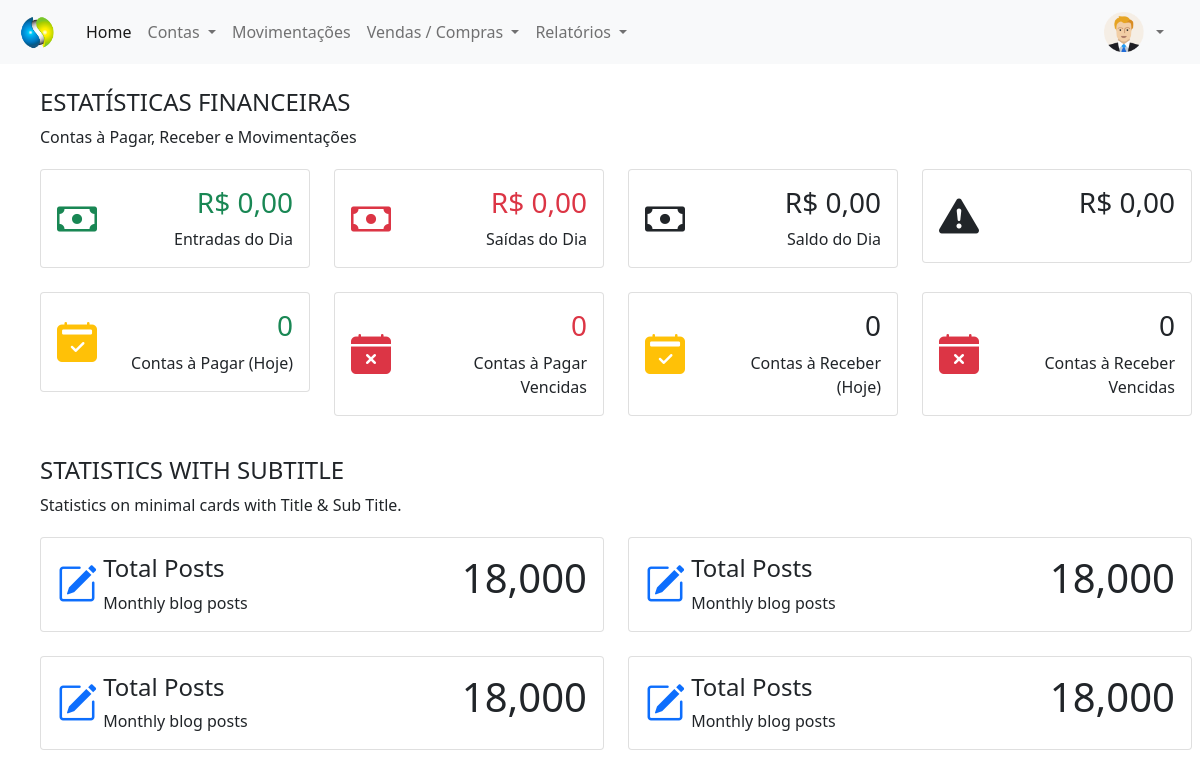
The page /painel-tesoureiro/index.php (signed in) on the database as committed earlier.
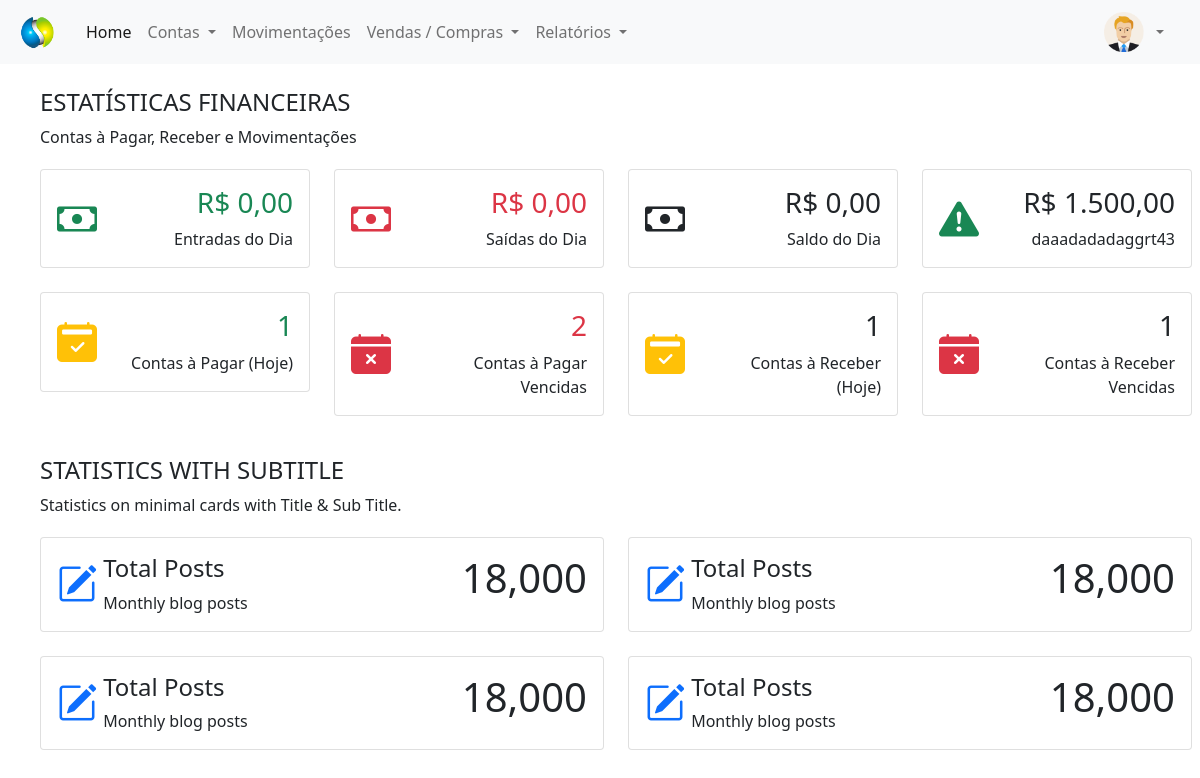
The same page on the database as committed later.
### tables this page shows
CREATE TABLE `movimentacoes` (
  `id` int(11) NOT NULL,
  `tipo` varchar(15) NOT NULL,
  `descricao` varchar(50) NOT NULL,
  `valor` decimal(8,2) NOT NULL,
  `usuario` int(11) NOT NULL,
  `data` date NOT NULL,
  `id_mov` int(11) NOT NULL
);

### painel-tesoureiro/home.php (the view, shortened to what the changed rows need)
<?php
require_once('../conexao.php');
$entradas = 0;
$saidas = 0;
$saldo = 0;
$query3 = $pdo->query("SELECT * FROM movimentacoes order by id desc limit 1");
$res3 = $query3->fetchAll(PDO::FETCH_ASSOC);
$valorMov = $res3[0]['valor'];
$descricaoMov = $res3[0]['descricao'];
$valorMov = number_format($valorMov, 2, ',', '.');
if ($res3[0]['tipo'] == 'Entrada') {
	$classeMov = 'text-success';
} else if ($res3[0]['tipo'] == 'Saída') {
	$classeMov = 'text-danger';
}
$query = $pdo->query("SELECT * FROM contas_pagar where vencimento = curDate() and pago != 'Sim'");
$res = $query->fetchAll(PDO::FETCH_ASSOC);
$contas_pagar_hoje = @count($res);
$query = $pdo->query("SELECT * FROM contas_pagar where vencimento < curDate() and pago != 'Sim'");
$res = $query->fetchAll(PDO::FETCH_ASSOC);
$contas_pagar_vencidas = @count($res);
$query = $pdo->query("SELECT * FROM contas_receber where vencimento = curDate() and pago != 'Sim'");
$res = $query->fetchAll(PDO::FETCH_ASSOC);
$contas_receber_hoje = @count($res);
$query = $pdo->query("SELECT * FROM contas_receber where vencimento < curDate() and pago != 'Sim'");
$res = $query->fetchAll(PDO::FETCH_ASSOC);
$contas_receber_vencidas = @count($res);
?>
<div class="container-fluid">
	<section id="minimal-statistics">
		<div class="row">
			<div class="col-12 mt-3 mb-1">
				<h4 class="text-uppercase">Estatísticas Financeiras</h4>
				<p>Contas à Pagar, Receber e Movimentações</p>
			</div>
		</div>
		<div class="row mb-4">
			<div class="col-xl-3 col-sm-6 col-12">
				<div class="card">
					<div class="card-content">
						<div class="card-body">
							<div class="row">
								<div class="align-self-center col-3">
									<i class="bi-cash text-success fs-1 float-start"></i>
								</div>
								<div class="col-9 text-end">
									<h3><span class="text-success">R$ <?php echo @number_format($entradas, 2, ',', '.') ?> </span></h3>
									<span>Entradas do Dia</span>
								</div>
							</div>
						</div>
					</div>
				</div>
			</div>
			<div class="col-xl-3 col-sm-6 col-12">
				<div class="card">
					<div class="card-content">
						<div class="card-body">
							<div class="row">
								<div class="align-self-center col-3">
									<i class="bi-cash text-danger fs-1 float-start"></i>
								</div>
								<div class="col-9 text-end">
									<h3><span class="text-danger">R$ <?php echo @number_format($saidas, 2, ',', '.') ?></span></h3>
									<span>Saídas do Dia</span>
								</div>
							</div>
						</div>
					</div>
				</div>
			</div>
			<div class="col-xl-3 col-sm-6 col-12">
				<div class="card">
					<div class="card-content">
						<div class="card-body">
							<div class="row">
								<div class="align-self-center col-3">
									<i class="bi-cash <?php echo $classeSaldo ?> fs-1 float-start"></i>
								</div>
								<div class="col-9 text-end">
									<h3><span class="<?php echo $classeSaldo ?>">R$ <?php echo @number_format($saldo, 2, ',', '.') ?> </span></h3>
									<span>Saldo do Dia</span>
								</div>
							</div>
						</div>
					</div>
				</div>
			</div>
			<div class="col-xl-3 col-sm-6 col-12">
				<div class="card">
					<div class="card-content">
						<div class="card-body">
							<div class="row">
								<div class="align-self-center col-3">
									<i class="bi bi-exclamation-triangle-fill <?php echo @$classeMov ?> fs-1 float-start"></i>
								</div>
								<div class="col-9 text-end">
									<h3>R$ <?php echo @$valorMov ?></h3>
									<span><?php echo @$descricaoMov ?></span>
								</div>
							</div>
						</div>
					</div>
				</div>
			</div>
		</div>
		<div class="row mb-4">
			<div class="col-xl-3 col-sm-6 col-12">
				<div class="card">
					<div class="card-content">
						<div class="card-body">
							<div class="row">
								<div class="align-self-center col-3">
									<i class="bi bi-calendar2-check-fill text-warning fs-1 float-start"></i>
								</div>
								<div class="col-9 text-end">
									<h3><span class="text-success"><?php echo @$contas_pagar_hoje ?> </span></h3>
									<span>Contas à Pagar (Hoje)</span>
								</div>
							</div>
						</div>
					</div>
				</div>
			</div>
			<div class="col-xl-3 col-sm-6 col-12">
				<div class="card">
					<div class="card-content">
						<div class="card-body">
							<div class="row">
								<div class="align-self-center col-3">
									<i class="bi bi-calendar-x-fill text-danger fs-1 float-start"></i>
								</div>
								<div class="col-9 text-end">
									<h3><span class="text-danger"><?php echo @$contas_pagar_vencidas ?></span></h3>
									<span>Contas à Pagar Vencidas</span>
								</div>
							</div>
						</div>
					</div>
				</div>
			</div>
			<div class="col-xl-3 col-sm-6 col-12">
				<div class="card">
					<div class="card-content">
						<div class="card-body">
							<div class="row">
								<div class="align-self-center col-3">
									<i class="bi bi-calendar2-check-fill text-warning fs-1 float-start"></i>
								</div>
								<div class="col-9 text-end">
									<h3><span class="<?php echo $classeSaldo ?>"><?php echo @$contas_receber_hoje ?> </span></h3>
									<span>Contas à Receber (Hoje)</span>
								</div>
							</div>
						</div>
					</div>
				</div>
			</div>
			<div class="col-xl-3 col-sm-6 col-12">
				<div class="card">
					<div class="card-content">
						<div class="card-body">
							<div class="row">
								<div class="align-self-center col-3">
									<i class="bi bi-calendar-x-fill text-danger fs-1 float-start"></i>
								</div>
								<div class="col-9 text-end">
									<h3><?php echo @$contas_receber_vencidas ?></h3>
									<span>Contas à Receber Vencidas</span>
								</div>
							</div>
						</div>
					</div>
				</div>
			</div>
		</div>
	</section>
	<section id="stats-subtitle">
		<div class="row">
			<div class="col-12 mt-3 mb-1">
				<h4 class="text-uppercase">Statistics With Subtitle</h4>
				<p>Statistics on minimal cards with Title &amp; Sub Title.</p>
			</div>
		</div>
		<div class="row mb-4">
			<div class="col-xl-6 col-md-12">
				<div class="card overflow-hidden">
					<div class="card-content">
						<div class="card-body cleartfix">
							<div class="row media align-items-stretch">
								<div class="align-self-center col-1">
									<i class="bi-pencil-square text-primary fs-1 mr-2"></i>
								</div>
								<div class="media-body col-6">
									<h4>Total Posts</h4>
									<span>Monthly blog posts</span>
								</div>
								<div class="text-end col-5">
									<h1>18,000</h1>
								</div>
							</div>
						</div>
					</div>
				</div>
			</div>
			<div class="col-xl-6 col-md-12">
				<div class="card overflow-hidden">
					<div class="card-content">
						<div class="card-body cleartfix">
							<div class="row media align-items-stretch">
								<div class="align-self-center col-1">
									<i class="bi-pencil-square text-primary fs-1 mr-2"></i>
								</div>
								<div class="media-body col-6">
									<h4>Total Posts</h4>
									<span>Monthly blog posts</span>
								</div>
								<div class="text-end col-5">
									<h1>18,000</h1>
								</div>
							</div>
						</div>
					</div>
				</div>
			</div>
		</div>
		<div class="row mb-4">
			<div class="col-xl-6 col-md-12">
				<div class="card overflow-hidden">
					<div class="card-content">
						<div class="card-body cleartfix">
							<div class="row media align-items-stretch">
								<div class="align-self-center col-1">
									<i class="bi-pencil-square text-primary fs-1 mr-2"></i>
								</div>
								<div class="media-body col-6">
									<h4>Total Posts</h4>
									<span>Monthly blog posts</span>
								</div>
								<div class="text-end col-5">
									<h1>18,000</h1>
								</div>
							</div>
						</div>
					</div>
				</div>
			</div>
			<div class="col-xl-6 col-md-12">
				<div class="card overflow-hidden">
					<div class="card-content">
						<div class="card-body cleartfix">
							<div class="row media align-items-stretch">
								<div class="align-self-center col-1">
									<i class="bi-pencil-square text-primary fs-1 mr-2"></i>
								</div>
								<div class="media-body col-6">
									<h4>Total Posts</h4>
									<span>Monthly blog posts</span>
								</div>
								<div class="text-end col-5">
									<h1>18,000</h1>
								</div>
							</div>
						</div>
					</div>
				</div>
			</div>
		</div>
	</section>
</div>

Rows that differ between the two databases and show on the page:
added movimentacoes: valor "1.500,00", descricao "daaadadadaggrt43"
Other text that changed with them:
text no longer shown: "0 0 0 0 0,00"
text now shown: "1 2 1 1"
